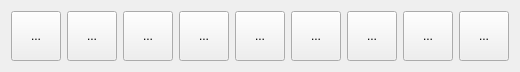
  <widget class="QWidget" name="">
   <property name="geometry">
    <rect>
     <x>70</x>
     <y>520</y>
     <width>484</width>
     <height>52</height>
    </rect>
   </property>
   <layout class="QHBoxLayout" name="horizontalLayout">
    <item>
     <widget class="QToolButton" name="inpButton_1">
      <property name="minimumSize">
       <size>
        <width>50</width>
        <height>50</height>
       </size>
      </property>
      <property name="maximumSize">
       <size>
        <width>50</width>
        <height>50</height>
       </size>
      </property>
      <property name="text">
       <string>...</string>
      </property>
      <property name="icon">
       <iconset resource="icon.qrc">
        <normaloff>:/cicon/icon/cicon1.png</normaloff>:/cicon/icon/cicon1.png</iconset>
      </property>
      <property name="iconSize">
       <size>
        <width>50</width>
        <height>50</height>
       </size>
      </property>
     </widget>
    </item>
    <item>
     <widget class="QToolButton" name="inpButton_2">
      <property name="minimumSize">
       <size>
        <width>50</width>
        <height>50</height>
       </size>
      </property>
      <property name="maximumSize">
       <size>
        <width>50</width>
        <height>50</height>
       </size>
      </property>
      <property name="text">
       <string>...</string>
      </property>
      <property name="icon">
       <iconset resource="icon.qrc">
        <normaloff>:/cicon/icon/cicon2.png</normaloff>:/cicon/icon/cicon2.png</iconset>
      </property>
      <property name="iconSize">
       <size>
        <width>50</width>
        <height>50</height>
       </size>
      </property>
     </widget>
    </item>
    <item>
     <widget class="QToolButton" name="inpButton_3">
      <property name="minimumSize">
       <size>
        <width>50</width>
        <height>50</height>
       </size>
      </property>
      <property name="maximumSize">
       <size>
        <width>50</width>
        <height>50</height>
       </size>
      </property>
      <property name="text">
       <string>...</string>
      </property>
      <property name="icon">
       <iconset resource="icon.qrc">
        <normaloff>:/cicon/icon/cicon3.png</normaloff>:/cicon/icon/cicon3.png</iconset>
      </property>
      <property name="iconSize">
       <size>
        <width>50</width>
        <height>50</height>
       </size>
      </property>
     </widget>
    </item>
    <item>
     <widget class="QToolButton" name="inpButton_4">
      <property name="minimumSize">
       <size>
        <width>50</width>
        <height>50</height>
       </size>
      </property>
      <property name="maximumSize">
       <size>
        <width>50</width>
        <height>50</height>
       </size>
      </property>
      <property name="text">
       <string>...</string>
      </property>
      <property name="icon">
       <iconset resource="icon.qrc">
        <normaloff>:/cicon/icon/cicon4.png</normaloff>:/cicon/icon/cicon4.png</iconset>
      </property>
      <property name="iconSize">
       <size>
        <width>50</width>
        <height>50</height>
       </size>
      </property>
     </widget>
    </item>
    <item>
     <widget class="QToolButton" name="inpButton_5">
      <property name="minimumSize">
       <size>
        <width>50</width>
        <height>50</height>
       </size>
      </property>
      <property name="maximumSize">
       <size>
        <width>50</width>
        <height>50</height>
       </size>
      </property>
      <property name="text">
       <string>...</string>
      </property>
      <property name="icon">
       <iconset resource="icon.qrc">
        <normaloff>:/cicon/icon/cicon5.png</normaloff>:/cicon/icon/cicon5.png</iconset>
      </property>
      <property name="iconSize">
       <size>
        <width>50</width>
        <height>50</height>
       </size>
      </property>
     </widget>
    </item>
    <item>
     <widget class="QToolButton" name="inpButton_6">
      <property name="minimumSize">
       <size>
        <width>50</width>
        <height>50</height>
       </size>
      </property>
      <property name="maximumSize">
       <size>
        <width>50</width>
        <height>50</height>
       </size>
      </property>
      <property name="text">
       <string>...</string>
      </property>
      <property name="icon">
       <iconset resource="icon.qrc">
        <normaloff>:/cicon/icon/cicon6.png</normaloff>:/cicon/icon/cicon6.png</iconset>
      </property>
      <property name="iconSize">
       <size>
        <width>50</width>
        <height>50</height>
       </size>
      </property>
     </widget>
    </item>
    <item>
     <widget class="QToolButton" name="inpButton_7">
      <property name="minimumSize">
       <size>
        <width>50</width>
        <height>50</height>
       </size>
      </property>
      <property name="maximumSize">
       <size>
        <width>50</width>
        <height>50</height>
       </size>
      </property>
      <property name="text">
       <string>...</string>
      </property>
      <property name="icon">
       <iconset resource="icon.qrc">
        <normaloff>:/cicon/icon/cicon7.png</normaloff>:/cicon/icon/cicon7.png</iconset>
      </property>
      <property name="iconSize">
       <size>
        <width>50</width>
        <height>50</height>
       </size>
      </property>
     </widget>
    </item>
    <item>
     <widget class="QToolButton" name="inpButton_8">
      <property name="minimumSize">
       <size>
        <width>50</width>
        <height>50</height>
       </size>
      </property>
      <property name="maximumSize">
       <size>
        <width>50</width>
        <height>50</height>
       </size>
      </property>
      <property name="text">
       <string>...</string>
      </property>
      <property name="icon">
       <iconset resource="icon.qrc">
        <normaloff>:/cicon/icon/cicon8.png</normaloff>:/cicon/icon/cicon8.png</iconset>
      </property>
      <property name="iconSize">
       <size>
        <width>50</width>
        <height>50</height>
       </size>
      </property>
     </widget>
    </item>
    <item>
     <widget class="QToolButton" name="inpButton_9">
      <property name="minimumSize">
       <size>
        <width>50</width>
        <height>50</height>
       </size>
      </property>
      <property name="maximumSize">
       <size>
        <width>50</width>
        <height>50</height>
       </size>
      </property>
      <property name="text">
       <string>...</string>
      </property>
      <property name="icon">
       <iconset resource="icon.qrc">
        <normaloff>:/cicon/icon/cicon9.png</normaloff>:/cicon/icon/cicon9.png</iconset>
      </property>
      <property name="iconSize">
       <size>
        <width>50</width>
        <height>50</height>
       </size>
      </property>
     </widget>
    </item>
   </layout>
  </widget>
